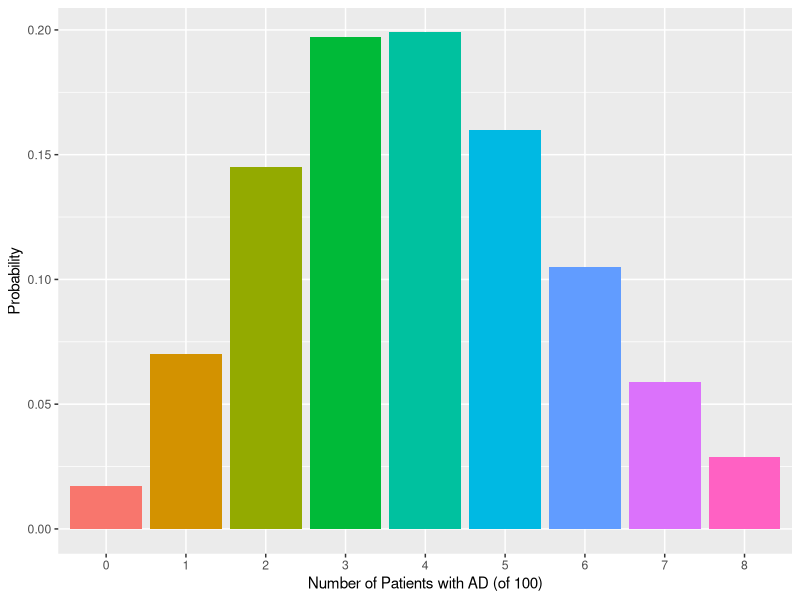
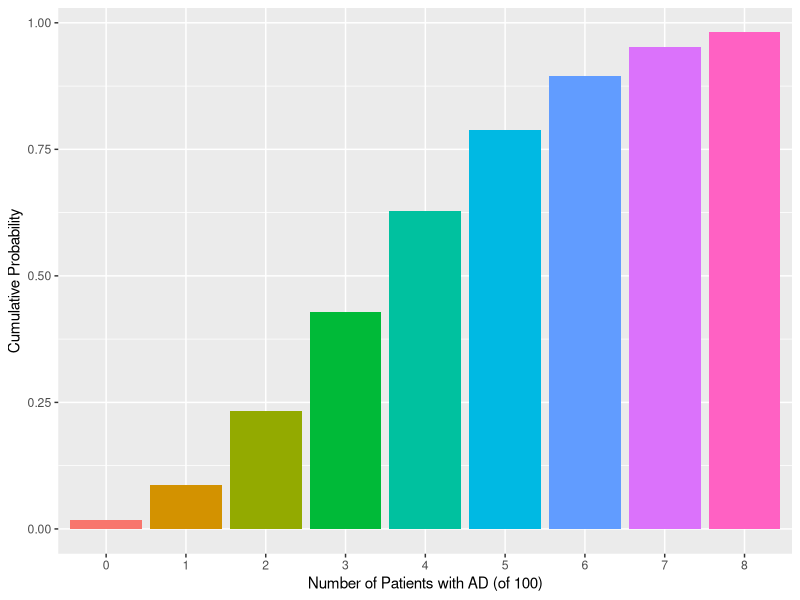
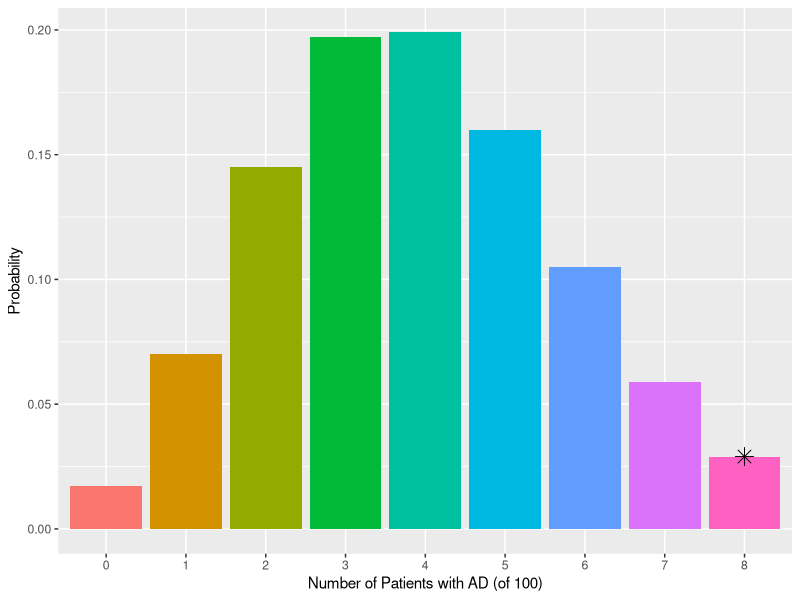
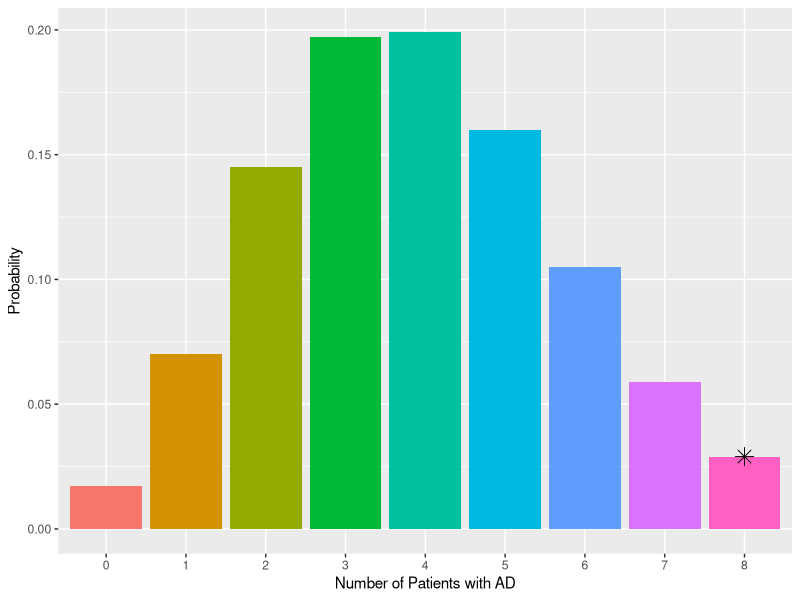

The R script that drew these images, in order:
## ---- chunk 1
library(tidyverse)
## ---- chunk 2
n <- 100
p <- .04

n*p

sqrt(n*p*(1-p))
## ---- chunk 3
k <- 8

step1 <- factorial(n)/(factorial(k)*factorial(n-k))
step2 <- p^k
step3 <- (1-p)^(n-k)

step1*step2*step3
## ---- chunk 4
dbinom(x=k, size = n, p = p)
## ---- chunk 5
dbinom(x=0:k, size = n, p = p)
## ---- chunk 6

(discDat <- data.frame(k=as.factor(0:k), 
                      pK=round(dbinom(x=0:k, size = n, p = p), 3)))

## ---- chunk 7
ggplot(discDat, aes(x=k, y=pK, fill = k)) + geom_bar(stat='identity') +
  theme(legend.position = 'none') +
  labs(x = 'Number of Patients with AD (of 100)',
       y = 'Probability')
## ---- chunk 8
sum(dbinom(0:k, n, p))

pbinom(k, n, p)
## ---- chunk 9
pbinom(0:4, n, p)
## ---- chunk 10
sum(dbinom(5:100, n, p))
## ---- chunk 11
1-pbinom(4, n, p)
## ---- chunk 12
discDat$cuPk <- round(pbinom(0:k, n, p), 3)
head(discDat)
## ---- chunk 13
ggplot(discDat, aes(x = k, y = cuPk, fill = k)) + geom_bar(stat = 'identity') +
  theme(legend.position = 'none') +
  labs(x = 'Number of Patients with AD (of 100)',
       y = 'Cumulative Probability')
## ---- chunk 14
ggplot(discDat, aes(x=k, y=pK, fill = k)) + geom_bar(stat='identity') +
  theme(legend.position = 'none') +
  labs(x = 'Number of Patients with AD (of 100)',
       y = 'Probability') +
  annotate(geom='point', x = '8', y = discDat$pK[discDat$k=='8'], shape = 8, size = 4)

## ---- chunk 15
1-pbinom(6, 15, .04)
## ---- chunk 16
ggplot(discDat, aes(x=k, y=pK, fill = k)) + geom_bar(stat='identity') +
  theme(legend.position = 'none') +
  labs(x = 'Number of Patients with AD',
       y = 'Probability') +
  annotate(geom='point', x = '8', y = discDat$pK[discDat$k=='8'], shape = 8, size = 4)

